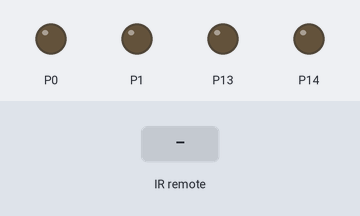
This program was run on a simulated BBC micro:bit (MakeCode). On the bench: output pins drawn as LEDs (lit = HIGH). The test bench sets the inputs (shaded band).

Above: at 1.2 s.
1.3 s: remote-control button Up pressed for 0.3 s
At 1.6 s:
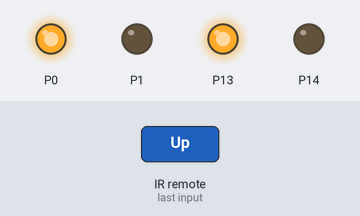
Timing chart, 0 to 4.3 s (numbered marks = the images above; inputs shaded):
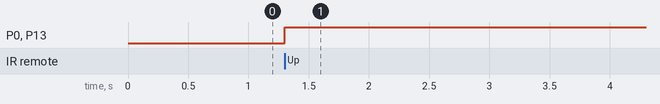

The program:

main.ts
```typescript
makerbit.onIrButton(IrButton.Up, IrButtonAction.Pressed, function () {
    pins.digitalWritePin(DigitalPin.P0, 1)
    pins.digitalWritePin(DigitalPin.P1, 0)
    pins.digitalWritePin(DigitalPin.P13, 1)
    pins.digitalWritePin(DigitalPin.P14, 0)
})
makerbit.connectIrReceiver(DigitalPin.P16, IrProtocol.NEC)
```

test.ts
```typescript
// les tests vont ici ; cela ne sera pas compilé si ce paquet est utilisé en tant qu'extension.
```

Measured:
- after the input at 1.3 s, P0, P13: LOW → HIGH at once
